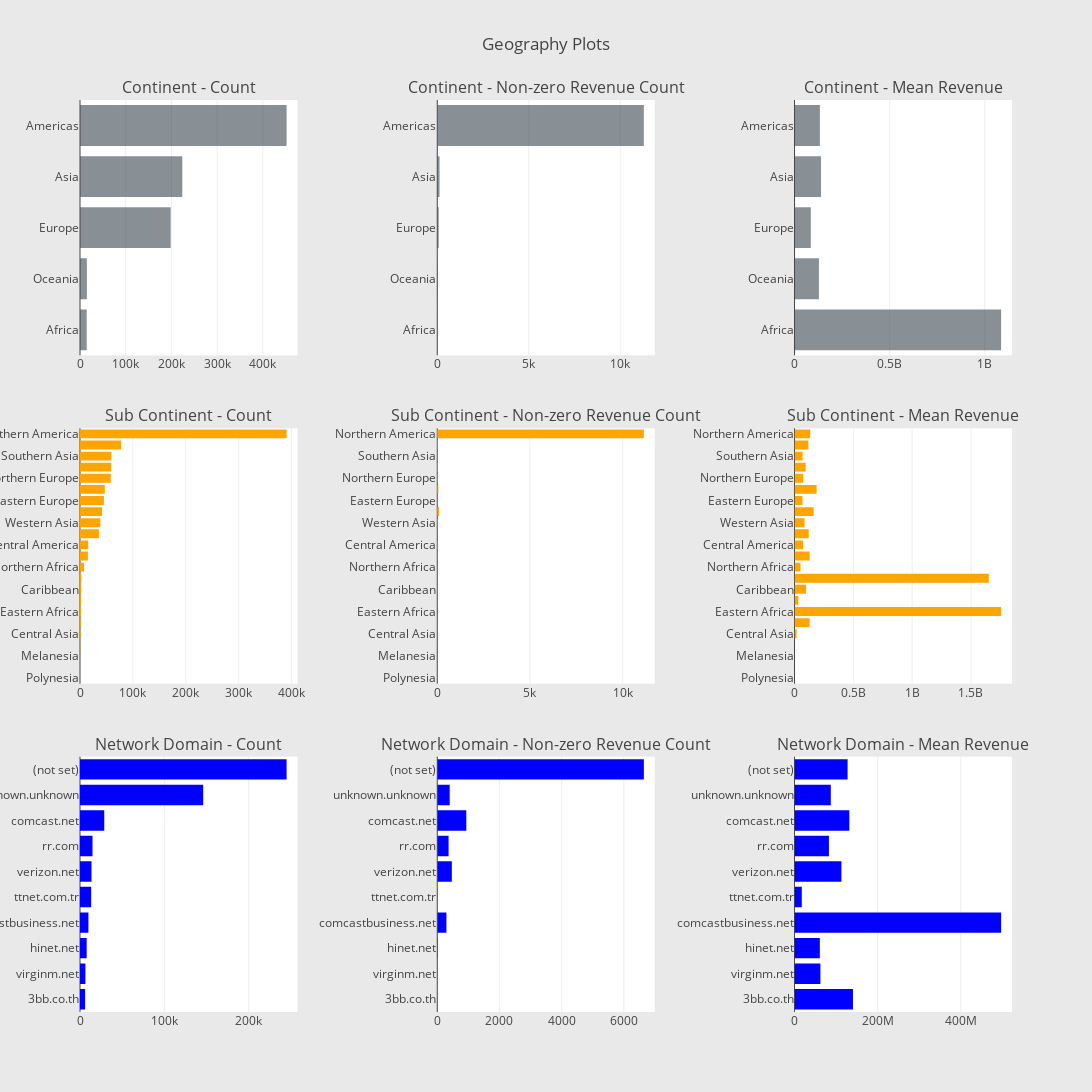

Notebook code for this chart:
### Code cell
# Continent
cnt_srs = train_df.groupby('continent')['transactionRevenue'].agg(['size', 'count', 'mean'])
cnt_srs.columns = ["count", "count of non-zero revenue", "mean"]
cnt_srs = cnt_srs.sort_values(by="count", ascending=False)
trace1 = horizontal_bar_chart(cnt_srs["count"].head(10), 'rgba(58, 71, 80, 0.6)')
trace2 = horizontal_bar_chart(cnt_srs["count of non-zero revenue"].head(10), 'rgba(58, 71, 80, 0.6)')
trace3 = horizontal_bar_chart(cnt_srs["mean"].head(10), 'rgba(58, 71, 80, 0.6)')

# Sub-continent
cnt_srs = train_df.groupby('subContinent')['transactionRevenue'].agg(['size', 'count', 'mean'])
cnt_srs.columns = ["count", "count of non-zero revenue", "mean"]
cnt_srs = cnt_srs.sort_values(by="count", ascending=False)
trace4 = horizontal_bar_chart(cnt_srs["count"], 'orange')
trace5 = horizontal_bar_chart(cnt_srs["count of non-zero revenue"], 'orange')
trace6 = horizontal_bar_chart(cnt_srs["mean"], 'orange')

# Network domain
cnt_srs = train_df.groupby('networkDomain')['transactionRevenue'].agg(['size', 'count', 'mean'])
cnt_srs.columns = ["count", "count of non-zero revenue", "mean"]
cnt_srs = cnt_srs.sort_values(by="count", ascending=False)
trace7 = horizontal_bar_chart(cnt_srs["count"].head(10), 'blue')
trace8 = horizontal_bar_chart(cnt_srs["count of non-zero revenue"].head(10), 'blue')
trace9 = horizontal_bar_chart(cnt_srs["mean"].head(10), 'blue')

# Creating two subplots
fig = tools.make_subplots(rows=3, cols=3, vertical_spacing=0.08, horizontal_spacing=0.15, 
                          subplot_titles=["Continent - Count", "Continent - Non-zero Revenue Count", "Continent - Mean Revenue",
                                          "Sub Continent - Count",  "Sub Continent - Non-zero Revenue Count", "Sub Continent - Mean Revenue",
                                          "Network Domain - Count", "Network Domain - Non-zero Revenue Count", "Network Domain - Mean Revenue"])



fig.append_trace(trace1, 1, 1)
fig.append_trace(trace2, 1, 2)
fig.append_trace(trace3, 1, 3)
fig.append_trace(trace4, 2, 1)
fig.append_trace(trace5, 2, 2)
fig.append_trace(trace6, 2, 3)
fig.append_trace(trace7, 3, 1)
fig.append_trace(trace8, 3, 2)
fig.append_trace(trace9, 3, 3)

fig['layout'].update(height=1200, width=1100, paper_bgcolor='rgb(233,233,233)', title="Geography Plots")
py.iplot(fig, filename='geo-plots')

### Figure 1 — Plotly figure (JSON) as saved in the notebook; plotly's stock layout.template omitted (floating-point values rounded to 4 significant figures)
{"data": [{"marker": {"color": "rgba(58, 71, 80, 0.6)"}, "orientation": "h", "showlegend": false, "type": "bar", "x": [14745, 15054, 198311, 223698, 451845], "xaxis": "x", "y": ["Africa", "Oceania", "Europe", "Asia", "Americas"], "yaxis": "y"}, {"marker": {"color": "rgba(58, 71, 80, 0.6)"}, "orientation": "h", "showlegend": false, "type": "bar", "x": [8, 14, 79, 125, 11289], "xaxis": "x2", "y": ["Africa", "Oceania", "Europe", "Asia", "Americas"], "yaxis": "y2"}, {"marker": {"color": "rgba(58, 71, 80, 0.6)"}, "orientation": "h", "showlegend": false, "type": "bar", "x": [1085970000, 128100000.0, 85410000.0, 139214720, 133400000.0], "xaxis": "x3", "y": ["Africa", "Oceania", "Europe", "Asia", "Americas"], "yaxis": "y3"}, {"marker": {"color": "orange"}, "orientation": "h", "showlegend": false, "type": "bar", "x": [25, 55, 81, 393, 1215, 1468, 1927, 2169, 2406, 2573, 7683, 14893, 15583, 35780, 38443, 41731, 45249, 46919, 58168, 59114, 59321, 77800, 390657], "xaxis": "x4", "y": ["Polynesia", "Micronesian Region", "Melanesia", "Middle Africa", "Central Asia", "Americas", "Eastern Africa", "Southern Africa", "Caribbean", "Western Africa", "Northern Africa", "Australasia", "Central America", "Southern Europe", "Western Asia", "South America", "Eastern Europe", "Eastern Asia", "Northern Europe", "Western Europe", "Southern Asia", "Southeast Asia", "Northern America"], "yaxis": "y4"}, {"marker": {"color": "orange"}, "orientation": "h", "showlegend": false, "type": "bar", "x": [0, 0, 0, 0, 2, 6, 3, 2, 16, 2, 1, 14, 26, 8, 21, 98, 14, 59, 27, 30, 11, 32, 11143], "xaxis": "x5", "y": ["Polynesia", "Micronesian Region", "Melanesia", "Middle Africa", "Central Asia", "Americas", "Eastern Africa", "Southern Africa", "Caribbean", "Western Africa", "Northern Africa", "Australasia", "Central America", "Southern Europe", "Western Asia", "South America", "Eastern Europe", "Eastern Asia", "Northern Europe", "Western Europe", "Southern Asia", "Southeast Asia", "Northern America"], "yaxis": "y5"}, {"marker": {"color": "orange"}, "orientation": "h", "showlegend": false, "type": "bar", "x": [null, null, null, null, 17490000, 128300000.0, 1756000000.0, 32850000, 97721875, 1651200000, 50960000, 128100000.0, 73290000.0, 120501250, 84810000.0, 162600000.0, 67630000.0, 187700000.0, 73850000.0, 94740000.0, 68600000.0, 117400000.0, 133300000.0], "xaxis": "x6", "y": ["Polynesia", "Micronesian Region", "Melanesia", "Middle Africa", "Central Asia", "Americas", "Eastern Africa", "Southern Africa", "Caribbean", "Western Africa", "Northern Africa", "Australasia", "Central America", "Southern Europe", "Western Asia", "South America", "Eastern Europe", "Eastern Asia", "Northern Europe", "Western Europe", "Southern Asia", "Southeast Asia", "Northern America"], "yaxis": "y6"}, {"marker": {"color": "blue"}, "orientation": "h", "showlegend": false, "type": "bar", "x": [6046, 6414, 7919, 9985, 13228, 13637, 14827, 28743, 146034, 244881], "xaxis": "x7", "y": ["3bb.co.th", "virginm.net", "hinet.net", "comcastbusiness.net", "ttnet.com.tr", "verizon.net", "rr.com", "comcast.net", "unknown.unknown", "(not set)"], "yaxis": "y7"}, {"marker": {"color": "blue"}, "orientation": "h", "showlegend": false, "type": "bar", "x": [1, 1, 11, 294, 1, 469, 364, 934, 400, 6645], "xaxis": "x8", "y": ["3bb.co.th", "virginm.net", "hinet.net", "comcastbusiness.net", "ttnet.com.tr", "verizon.net", "rr.com", "comcast.net", "unknown.unknown", "(not set)"], "yaxis": "y8"}, {"marker": {"color": "blue"}, "orientation": "h", "showlegend": false, "type": "bar", "x": [140590000, 62270000, 60890000.0, 497100000.0, 17460000, 112800000.0, 82780000.0, 131900000.0, 87253850, 127700000.0], "xaxis": "x9", "y": ["3bb.co.th", "virginm.net", "hinet.net", "comcastbusiness.net", "ttnet.com.tr", "verizon.net", "rr.com", "comcast.net", "unknown.unknown", "(not set)"], "yaxis": "y9"}], "layout": {"annotations": [{"font": {"size": 16}, "showarrow": false, "text": "Continent - Count", "x": 0.1167, "xanchor": "center", "xref": "paper", "y": 1, "yanchor": "bottom", "yref": "paper"}, {"font": {"size": 16}, "showarrow": false, "text": "Continent - Non-zero Revenue Count", "x": 0.5, "xanchor": "center", "xref": "paper", "y": 1, "yanchor": "bottom", "yref": "paper"}, {"font": {"size": 16}, "showarrow": false, "text": "Continent - Mean Revenue", "x": 0.8833, "xanchor": "center", "xref": "paper", "y": 1, "yanchor": "bottom", "yref": "paper"}, {"font": {"size": 16}, "showarrow": false, "text": "Sub Continent - Count", "x": 0.1167, "xanchor": "center", "xref": "paper", "y": 0.64, "yanchor": "bottom", "yref": "paper"}, {"font": {"size": 16}, "showarrow": false, "text": "Sub Continent - Non-zero Revenue Count", "x": 0.5, "xanchor": "center", "xref": "paper", "y": 0.64, "yanchor": "bottom", "yref": "paper"}, {"font": {"size": 16}, "showarrow": false, "text": "Sub Continent - Mean Revenue", "x": 0.8833, "xanchor": "center", "xref": "paper", "y": 0.64, "yanchor": "bottom", "yref": "paper"}, {"font": {"size": 16}, "showarrow": false, "text": "Network Domain - Count", "x": 0.1167, "xanchor": "center", "xref": "paper", "y": 0.28, "yanchor": "bottom", "yref": "paper"}, {"font": {"size": 16}, "showarrow": false, "text": "Network Domain - Non-zero Revenue Count", "x": 0.5, "xanchor": "center", "xref": "paper", "y": 0.28, "yanchor": "bottom", "yref": "paper"}, {"font": {"size": 16}, "showarrow": false, "text": "Network Domain - Mean Revenue", "x": 0.8833, "xanchor": "center", "xref": "paper", "y": 0.28, "yanchor": "bottom", "yref": "paper"}], "height": 1200, "paper_bgcolor": "rgb(233,233,233)", "title": {"text": "Geography Plots"}, "width": 1100, "xaxis": {"anchor": "y", "autorange": true, "domain": [0, 0.2333], "range": [0, 475600.0], "type": "linear"}, "xaxis2": {"anchor": "y2", "autorange": true, "domain": [0.3833, 0.6167], "range": [0, 11880.0], "type": "linear"}, "xaxis3": {"anchor": "y3", "autorange": true, "domain": [0.7667, 1.0], "range": [0, 1143000000.0], "type": "linear"}, "xaxis4": {"anchor": "y4", "autorange": true, "domain": [0, 0.2333], "range": [0, 411200.0], "type": "linear"}, "xaxis5": {"anchor": "y5", "autorange": true, "domain": [0.3833, 0.6167], "range": [0, 11730.0], "type": "linear"}, "xaxis6": {"anchor": "y6", "autorange": true, "domain": [0.7667, 1.0], "range": [0, 1849000000.0], "type": "linear"}, "xaxis7": {"anchor": "y7", "autorange": true, "domain": [0, 0.2333], "range": [0, 257800.0], "type": "linear"}, "xaxis8": {"anchor": "y8", "autorange": true, "domain": [0.3833, 0.6167], "range": [0, 6995.0], "type": "linear"}, "xaxis9": {"anchor": "y9", "autorange": true, "domain": [0.7667, 1.0], "range": [0, 523300000.0], "type": "linear"}, "yaxis": {"anchor": "x", "autorange": true, "domain": [0.72, 1], "range": [-0.5, 4.5], "type": "category"}, "yaxis2": {"anchor": "x2", "autorange": true, "domain": [0.72, 1], "range": [-0.5, 4.5], "type": "category"}, "yaxis3": {"anchor": "x3", "autorange": true, "domain": [0.72, 1], "range": [-0.5, 4.5], "type": "category"}, "yaxis4": {"anchor": "x4", "autorange": true, "domain": [0.36, 0.64], "range": [-0.5, 22.5], "type": "category"}, "yaxis5": {"anchor": "x5", "autorange": true, "domain": [0.36, 0.64], "range": [-0.5, 22.5], "type": "category"}, "yaxis6": {"anchor": "x6", "autorange": true, "domain": [0.36, 0.64], "range": [-0.5, 22.5], "type": "category"}, "yaxis7": {"anchor": "x7", "autorange": true, "domain": [0, 0.28], "range": [-0.5, 9.5], "type": "category"}, "yaxis8": {"anchor": "x8", "autorange": true, "domain": [0, 0.28], "range": [-0.5, 9.5], "type": "category"}, "yaxis9": {"anchor": "x9", "autorange": true, "domain": [0, 0.28], "range": [-0.5, 9.5], "type": "category"}}}
